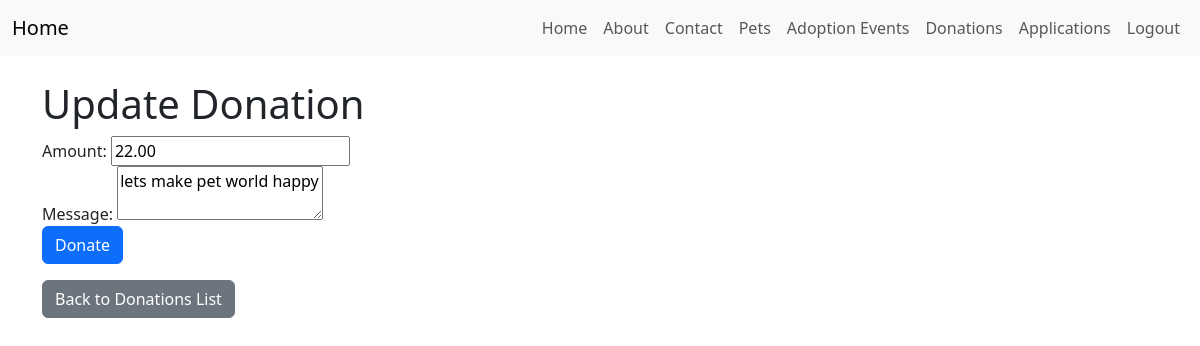
Page /donation/1/edit/ (signed in) on the earlier database version.
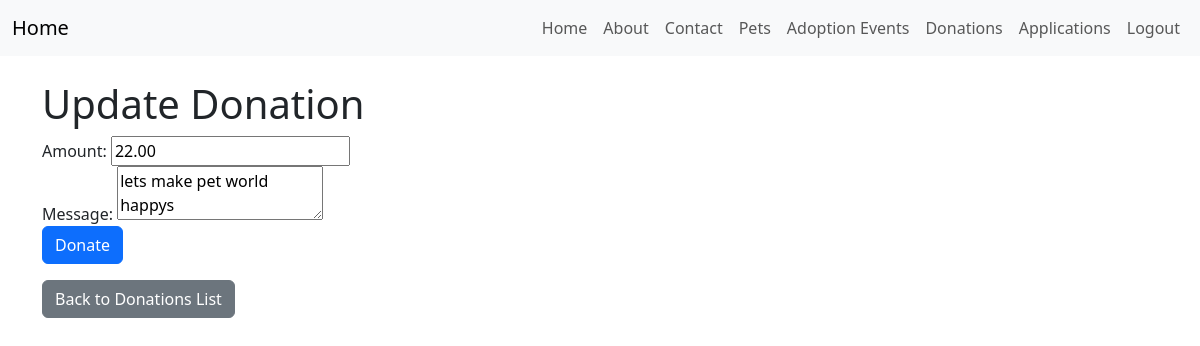
Same page on the later database version.
### app/models.py (models this page shows, shortened)
class Donation(models.Model):
    donor = models.ForeignKey(settings.AUTH_USER_MODEL, on_delete=models.CASCADE, related_name='donations')
    amount = models.DecimalField(max_digits=10, decimal_places=2)
    donation_date = models.DateTimeField(auto_now_add=True)
    message = models.TextField(blank=True, null=True)

### app/views.py (the view)
# urls.py: path('donation/<int:pk>/edit/', DonationUpdateView.as_view(), name='donation_update'),
class DonationUpdateView(UpdateView):
    model = Donation
    template_name = 'donations/donation_update.html'
    fields = ['amount', 'message']
    success_url = reverse_lazy('donation_list')

### app/templates/donations/donation_update.html (shortened to what this page needs)
{% extends 'app/base.html' %}
{% block content %}
  <h1>Update Donation</h1>
  <form action="{% url 'donation_update' donation.pk %}" method="POST">
    <div>
      <label for="id_amount">Amount:</label>
      <input type="number" id="id_amount" name="amount" step="0.01" min="0" required value="{{ form.amount.value }}">
    </div>
    <div>
      <label for="id_message">Message:</label>
      <textarea id="id_message" name="message" required>{{ form.message.value }}</textarea>
    </div>
    <div>
      <button type="submit" class="btn btn-primary">Donate</button>
    </div>
  </form>
  <a href="{% url 'donation_list' %}" class="btn btn-secondary mt-3">Back to Donations List</a>
{% endblock content %}

Differences in the rows shown:
changed Donation: message "lets make pet world happy" → "lets make pet world happys"
